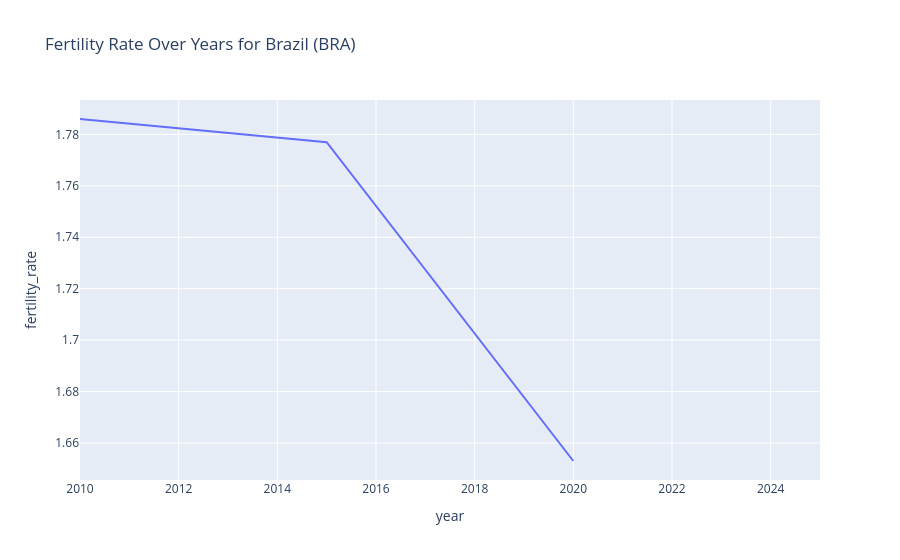

The cell this chart's notebook holds for it:
### Markdown cell above
## Exercise 5.1: Interactive Charts and Dashboards with Plotly

### Basic Interactive Chart

### Code cell
# Filter data for a specific country (Brazil)
bra_data = populations[populations['country_code'] == 'BRA']

# Create an interactive line chart (Fertility Rate Over Years)
fig = px.line(bra_data, x='year', y='fertility_rate',
              title='Fertility Rate Over Years for Brazil (BRA)')
fig.show();

### Figure 1 — Plotly figure (JSON) as saved in the notebook; plotly's stock layout.template omitted (floating-point values rounded to 4 significant figures)
{"data": [{"hovertemplate": "year=%{x}<br>fertility_rate=%{y}<extra></extra>", "legendgroup": "", "line": {"color": "#636efa", "dash": "solid"}, "marker": {"symbol": "circle"}, "mode": "lines", "name": "", "orientation": "v", "showlegend": false, "type": "scatter", "x": [2010, 2015, 2020, 2025], "xaxis": "x", "y": [1.786, 1.777, 1.653, NaN], "yaxis": "y"}], "layout": {"legend": {"tracegroupgap": 0}, "title": {"text": "Fertility Rate Over Years for Brazil (BRA)"}, "xaxis": {"anchor": "y", "domain": [0.0, 1.0], "title": {"text": "year"}}, "yaxis": {"anchor": "x", "domain": [0.0, 1.0], "title": {"text": "fertility_rate"}}}}
